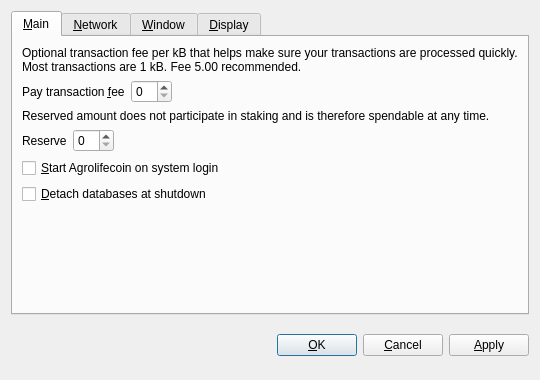
<?xml version="1.0" encoding="UTF-8"?>
<ui version="4.0">
 <class>OptionsDialog</class>
 <widget class="QDialog" name="OptionsDialog">
  <property name="geometry">
   <rect>
    <x>0</x>
    <y>0</y>
    <width>540</width>
    <height>380</height>
   </rect>
  </property>
  <property name="windowTitle">
   <string>Options</string>
  </property>
  <property name="modal">
   <bool>true</bool>
  </property>
  <layout class="QVBoxLayout" name="verticalLayout">
   <item>
    <widget class="QTabWidget" name="tabWidget">
     <property name="tabPosition">
      <enum>QTabWidget::North</enum>
     </property>
     <property name="currentIndex">
      <number>0</number>
     </property>
     <widget class="QWidget" name="tabMain">
      <attribute name="title">
       <string>&amp;Main</string>
      </attribute>
      <layout class="QVBoxLayout" name="verticalLayout_Main">
       <item>
        <widget class="QLabel" name="transactionFeeInfoLabel">
         <property name="text">
          <string>Optional transaction fee per kB that helps make sure your transactions are processed quickly. Most transactions are 1 kB. Fee 5.00 recommended.</string>
         </property>
         <property name="textFormat">
          <enum>Qt::PlainText</enum>
         </property>
         <property name="wordWrap">
          <bool>true</bool>
         </property>
        </widget>
       </item>
       <item>
        <layout class="QHBoxLayout" name="horizontalLayoutFee">
         <item>
          <widget class="QLabel" name="transactionFeeLabel">
           <property name="text">
            <string>Pay transaction &amp;fee</string>
           </property>
           <property name="textFormat">
            <enum>Qt::PlainText</enum>
           </property>
           <property name="buddy">
            <cstring>transactionFee</cstring>
           </property>
          </widget>
         </item>
         <item>
          <widget class="BitcoinAmountField" name="transactionFee"/>
         </item>
         <item>
          <spacer name="horizontalSpacerFee">
           <property name="orientation">
            <enum>Qt::Horizontal</enum>
           </property>
           <property name="sizeHint" stdset="0">
            <size>
             <width>40</width>
             <height>20</height>
            </size>
           </property>
          </spacer>
         </item>
        </layout>
       </item>
       <item>
        <widget class="QLabel" name="reserveBalanceInfoLabel">
         <property name="text">
          <string>Reserved amount does not participate in staking and is therefore spendable at any time.</string>
         </property>
         <property name="textFormat">
          <enum>Qt::PlainText</enum>
         </property>
         <property name="wordWrap">
          <bool>true</bool>
         </property>
        </widget>
       </item>
       <item>
        <layout class="QHBoxLayout" name="horizontalLayoutReserveBalance">
         <item>
          <widget class="QLabel" name="reserveBalanceLabel">
           <property name="text">
            <string>Reserve</string>
           </property>
           <property name="textFormat">
            <enum>Qt::PlainText</enum>
           </property>
           <property name="buddy">
            <cstring>reserveBalance</cstring>
           </property>
          </widget>
         </item>
         <item>
          <widget class="BitcoinAmountField" name="reserveBalance"/>
         </item>
         <item>
          <spacer name="horizontalSpacerReserveBalance">
           <property name="orientation">
            <enum>Qt::Horizontal</enum>
           </property>
           <property name="sizeHint" stdset="0">
            <size>
             <width>40</width>
             <height>20</height>
            </size>
           </property>
          </spacer>
         </item>
        </layout>
       </item>
       <item>
        <widget class="QCheckBox" name="bitcoinAtStartup">
         <property name="toolTip">
          <string>Automatically start Agrolifecoin after logging in to the system.</string>
         </property>
         <property name="text">
          <string>&amp;Start Agrolifecoin on system login</string>
         </property>
        </widget>
       </item>
       <item>
        <widget class="QCheckBox" name="detachDatabases">
         <property name="toolTip">
          <string>Detach block and address databases at shutdown. This means they can be moved to another data directory, but it slows down shutdown. The wallet is always detached.</string>
         </property>
         <property name="text">
          <string>&amp;Detach databases at shutdown</string>
         </property>
        </widget>
       </item>
       <item>
        <spacer name="verticalSpacer_Main">
         <property name="orientation">
          <enum>Qt::Vertical</enum>
         </property>
         <property name="sizeHint" stdset="0">
          <size>
           <width>20</width>
           <height>40</height>
          </size>
         </property>
        </spacer>
       </item>
      </layout>
     </widget>
     <widget class="QWidget" name="tabNetwork">
      <attribute name="title">
       <string>&amp;Network</string>
      </attribute>
      <layout class="QVBoxLayout" name="verticalLayout_Network">
       <item>
        <widget class="QCheckBox" name="mapPortUpnp">
         <property name="toolTip">
          <string>Automatically open the Agrolifecoin client port on the router. This only works when your router supports UPnP and it is enabled.</string>
         </property>
         <property name="text">
          <string>Map port using &amp;UPnP</string>
         </property>
        </widget>
       </item>
       <item>
        <widget class="QCheckBox" name="connectSocks">
         <property name="toolTip">
          <string>Connect to the Agrolifecoin network through a SOCKS proxy (e.g. when connecting through Tor).</string>
         </property>
         <property name="text">
          <string>&amp;Connect through SOCKS proxy:</string>
         </property>
        </widget>
       </item>
       <item>
        <layout class="QHBoxLayout" name="horizontalLayout_Network">
         <item>
          <widget class="QLabel" name="proxyIpLabel">
           <property name="text">
            <string>Proxy &amp;IP:</string>
           </property>
           <property name="textFormat">
            <enum>Qt::PlainText</enum>
           </property>
           <property name="buddy">
            <cstring>proxyIp</cstring>
           </property>
          </widget>
         </item>
         <item>
          <widget class="QValidatedLineEdit" name="proxyIp">
           <property name="maximumSize">
            <size>
             <width>140</width>
             <height>16777215</height>
            </size>
           </property>
           <property name="toolTip">
            <string>IP address of the proxy (e.g. 127.0.0.1)</string>
           </property>
          </widget>
         </item>
         <item>
          <widget class="QLabel" name="proxyPortLabel">
           <property name="text">
            <string>&amp;Port:</string>
           </property>
           <property name="textFormat">
            <enum>Qt::PlainText</enum>
           </property>
           <property name="buddy">
            <cstring>proxyPort</cstring>
           </property>
          </widget>
         </item>
         <item>
          <widget class="QLineEdit" name="proxyPort">
           <property name="maximumSize">
            <size>
             <width>55</width>
             <height>16777215</height>
            </size>
           </property>
           <property name="toolTip">
            <string>Port of the proxy (e.g. 9050)</string>
           </property>
          </widget>
         </item>
         <item>
          <widget class="QLabel" name="socksVersionLabel">
           <property name="text">
            <string>SOCKS &amp;Version:</string>
           </property>
           <property name="textFormat">
            <enum>Qt::PlainText</enum>
           </property>
           <property name="buddy">
            <cstring>socksVersion</cstring>
           </property>
          </widget>
         </item>
         <item>
          <widget class="QValueComboBox" name="socksVersion">
           <property name="toolTip">
            <string>SOCKS version of the proxy (e.g. 5)</string>
           </property>
          </widget>
         </item>
         <item>
          <spacer name="horizontalSpacer_Network">
           <property name="orientation">
            <enum>Qt::Horizontal</enum>
           </property>
           <property name="sizeHint" stdset="0">
            <size>
             <width>40</width>
             <height>20</height>
            </size>
           </property>
          </spacer>
         </item>
        </layout>
       </item>
       <item>
        <spacer name="verticalSpacer_Network">
         <property name="orientation">
          <enum>Qt::Vertical</enum>
         </property>
         <property name="sizeHint" stdset="0">
          <size>
           <width>20</width>
           <height>40</height>
          </size>
         </property>
        </spacer>
       </item>
      </layout>
     </widget>
     <widget class="QWidget" name="tabWindow">
      <attribute name="title">
       <string>&amp;Window</string>
      </attribute>
      <layout class="QVBoxLayout" name="verticalLayout_Window">
       <item>
        <widget class="QCheckBox" name="minimizeToTray">
         <property name="toolTip">
          <string>Show only a tray icon after minimizing the window.</string>
         </property>
         <property name="text">
          <string>&amp;Minimize to the tray instead of the taskbar</string>
         </property>
        </widget>
       </item>
       <item>
        <widget class="QCheckBox" name="minimizeOnClose">
         <property name="toolTip">
          <string>Minimize instead of exit the application when the window is closed. When this option is enabled, the application will be closed only after selecting Quit in the menu.</string>
         </property>
         <property name="text">
          <string>M&amp;inimize on close</string>
         </property>
        </widget>
       </item>
       <item>
        <spacer name="verticalSpacer_Window">
         <property name="orientation">
          <enum>Qt::Vertical</enum>
         </property>
         <property name="sizeHint" stdset="0">
          <size>
           <width>20</width>
           <height>40</height>
          </size>
         </property>
        </spacer>
       </item>
      </layout>
     </widget>
     <widget class="QWidget" name="tabDisplay">
      <attribute name="title">
       <string>&amp;Display</string>
      </attribute>
      <layout class="QVBoxLayout" name="verticalLayout_Display">
       <item>
        <layout class="QHBoxLayout" name="horizontalLayout_1_Display">
         <item>
          <widget class="QLabel" name="langLabel">
           <property name="text">
            <string>User Interface &amp;language:</string>
           </property>
           <property name="textFormat">
            <enum>Qt::PlainText</enum>
           </property>
           <property name="buddy">
            <cstring>lang</cstring>
           </property>
          </widget>
         </item>
         <item>
          <widget class="QValueComboBox" name="lang">
           <property name="toolTip">
            <string>The user interface language can be set here. This setting will take effect after restarting Agrolifecoin.</string>
           </property>
          </widget>
         </item>
        </layout>
       </item>
       <item>
        <layout class="QHBoxLayout" name="horizontalLayout_2_Display">
         <item>
          <widget class="QLabel" name="unitLabel">
           <property name="text">
            <string>&amp;Unit to show amounts in:</string>
           </property>
           <property name="textFormat">
            <enum>Qt::PlainText</enum>
           </property>
           <property name="buddy">
            <cstring>unit</cstring>
           </property>
          </widget>
         </item>
         <item>
          <widget class="QValueComboBox" name="unit">
           <property name="toolTip">
            <string>Choose the default subdivision unit to show in the interface and when sending coins.</string>
           </property>
          </widget>
         </item>
        </layout>
       </item>
       <item>
        <widget class="QCheckBox" name="displayAddresses">
         <property name="toolTip">
          <string>Whether to show Agrolifecoin addresses in the transaction list or not.</string>
         </property>
         <property name="text">
          <string>&amp;Display addresses in transaction list</string>
         </property>
        </widget>
       </item>
       <item>
        <widget class="QCheckBox" name="coinControlFeatures">
         <property name="toolTip">
          <string>Whether to show coin control features or not.</string>
         </property>
         <property name="text">
          <string>Display coin &amp;control features (experts only!)</string>
         </property>
        </widget>
       </item>
       <item>
        <spacer name="verticalSpacer_Display">
         <property name="orientation">
          <enum>Qt::Vertical</enum>
         </property>
         <property name="sizeHint" stdset="0">
          <size>
           <width>20</width>
           <height>40</height>
          </size>
         </property>
        </spacer>
       </item>
      </layout>
     </widget>
    </widget>
   </item>
   <item>
    <layout class="QHBoxLayout" name="horizontalLayout_Buttons">
     <item>
      <spacer name="horizontalSpacer_1">
       <property name="orientation">
        <enum>Qt::Horizontal</enum>
       </property>
       <property name="sizeHint" stdset="0">
        <size>
         <width>40</width>
         <height>48</height>
        </size>
       </property>
      </spacer>
     </item>
     <item>
      <widget class="QLabel" name="statusLabel">
       <property name="font">
        <font>
         <weight>75</weight>
         <bold>true</bold>
        </font>
       </property>
       <property name="text">
        <string/>
       </property>
       <property name="textFormat">
        <enum>Qt::PlainText</enum>
       </property>
       <property name="wordWrap">
        <bool>true</bool>
       </property>
      </widget>
     </item>
     <item>
      <spacer name="horizontalSpacer_2">
       <property name="orientation">
        <enum>Qt::Horizontal</enum>
       </property>
       <property name="sizeHint" stdset="0">
        <size>
         <width>40</width>
         <height>48</height>
        </size>
       </property>
      </spacer>
     </item>
     <item>
      <widget class="QPushButton" name="okButton">
       <property name="text">
        <string>&amp;OK</string>
       </property>
      </widget>
     </item>
     <item>
      <widget class="QPushButton" name="cancelButton">
       <property name="text">
        <string>&amp;Cancel</string>
       </property>
       <property name="autoDefault">
        <bool>false</bool>
       </property>
      </widget>
     </item>
     <item>
      <widget class="QPushButton" name="applyButton">
       <property name="text">
        <string>&amp;Apply</string>
       </property>
       <property name="autoDefault">
        <bool>false</bool>
       </property>
      </widget>
     </item>
    </layout>
   </item>
  </layout>
 </widget>
 <customwidgets>
  <customwidget>
   <class>BitcoinAmountField</class>
   <extends>QSpinBox</extends>
   <header>bitcoinamountfield.h</header>
  </customwidget>
  <customwidget>
   <class>QValueComboBox</class>
   <extends>QComboBox</extends>
   <header>qvaluecombobox.h</header>
  </customwidget>
  <customwidget>
   <class>QValidatedLineEdit</class>
   <extends>QLineEdit</extends>
   <header>qvalidatedlineedit.h</header>
  </customwidget>
 </customwidgets>
 <resources/>
 <connections/>
</ui>
